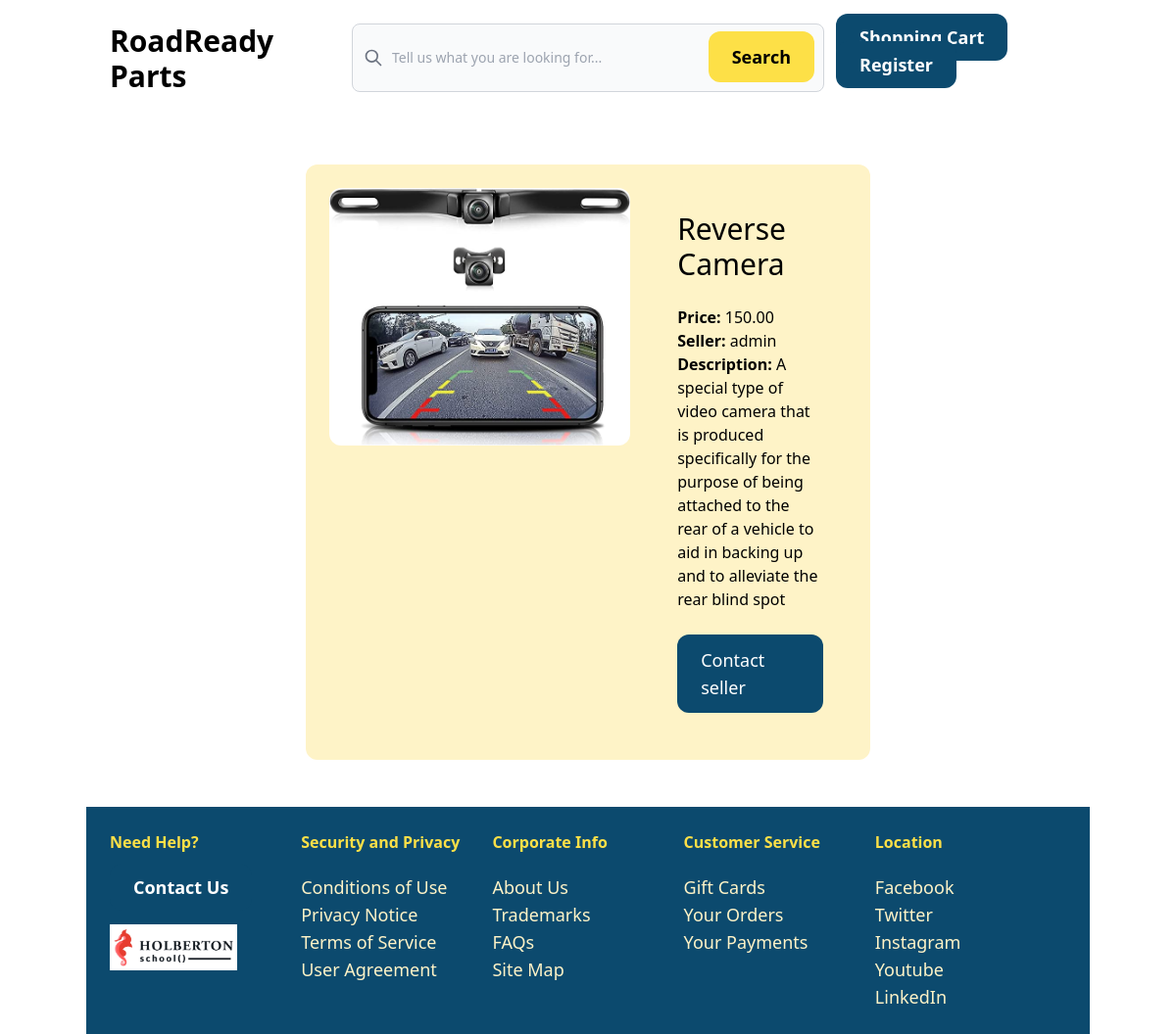
Screenshot of /items/9/ with the database file from the repository.
### item/models.py (models this page shows, shortened)
class Item(models.Model):
    category = models.ForeignKey(Category, related_name='items', on_delete=models.CASCADE)
    name = models.CharField(max_length=255)
    description = models.TextField(blank=True)
    price = models.DecimalField(max_digits=6, decimal_places=2)
    image = models.ImageField(upload_to='items', blank=True, null=True)
    is_sold = models.BooleanField(default=False)
    created_by = models.ForeignKey('auth.User', related_name='items', on_delete=models.CASCADE)
    created_at = models.DateTimeField(auto_now_add=True)

### item/views.py (the view)
# urls.py: path('<int:pk>/', views.detail, name='detail'),
def detail(request, pk):
    item = get_object_or_404(Item, pk=pk)
    related_items = Item.objects.filter(category=item.category, is_sold=False).exclude(pk=pk)[0:3]
    return render(request, 'item/detail.html', {
        'item': item,
        'related_items': related_items
    })

### item/templates/item/detail.html (shortened to what this page needs)
{% extends 'core/base.html' %}
{% block content %}
    <div class="grid grid-cols-5 gap-6 w-1/2 my-6 mx-auto p-6 bg-amber-100 rounded-xl">
        <div class="col-span-3">
            <img src="{{ item.image.url }}" class="rounded-xl">
        </div>
        <div class="col-span-2 p-6 rounded-xl">
            <h1 class="mb-6 text-3xl">{{ item.name }}</h1>
            <p><strong>Price: </strong>{{ item.price }}</p>
            <p><strong>Seller: </strong>{{ item.created_by }}</p>
            {% if item.description %}
                <p><strong>Description: </strong>{{ item.description }}</p>
            {% endif %}
            {% if request.user == item.created_by %}
                <div>
                    <a href="{% url 'item:edit' item.id %}"
                        class="inline-block mt-6 px-6 py-3 text-lg bg-sky-900 text-white rounded-xl hover:bg-yellow-300 hover:text-black">Edit</a>
                    <a href="{% url 'item:delete' item.id %}" class="inline-block mt-6 px-6 py-3 text-lg bg-sky-900 text-white rounded-xl hover:bg-yellow-300 hover:text-black">Delete</a>
                </div>
            {% else %}
                <a href="{% url 'core:contact' %}" class="inline-block mt-6 px-6 py-3 text-lg bg-sky-900 text-white rounded-xl hover:bg-yellow-300 hover:text-black">Contact seller</a>
            {% endif %}
        </div>
    </div>
{% endblock %}

### rows the page displays
Item: image (picture), name "Reverse Camera", price "150.00", created_by "admin", description "A special type of video camera that is produced specifically for the purpose of being attached to the rear of a vehicle to aid in backing up and to alleviate the rear blind spot"
